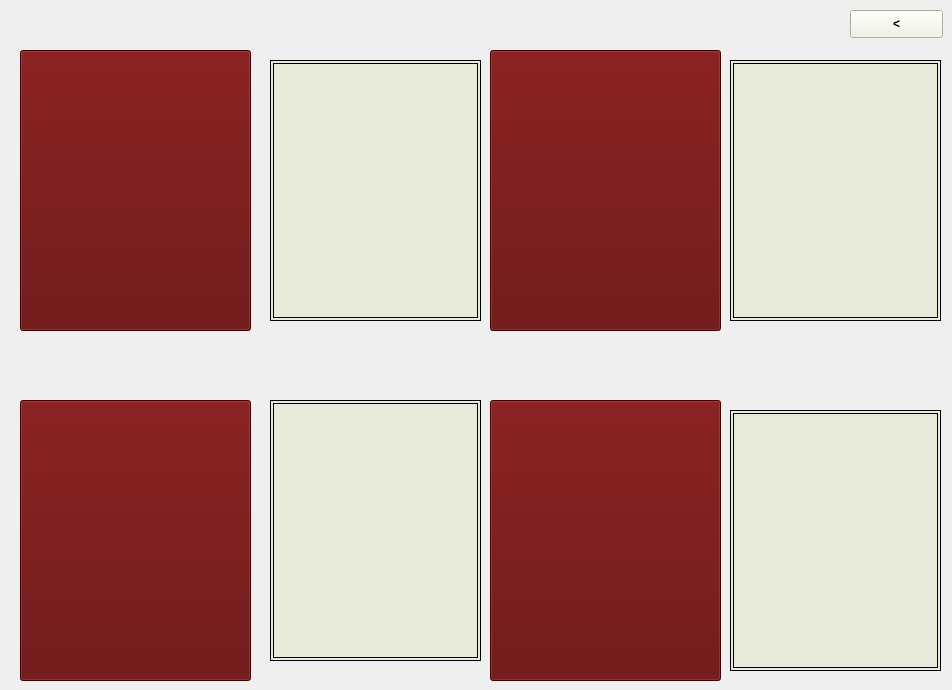
     <widget class="QWidget" name="tab_7">
      <attribute name="title">
       <string>FİLMLER</string>
      </attribute>
      <widget class="QPushButton" name="pushButton">
       <property name="geometry">
        <rect>
         <x>20</x>
         <y>50</y>
         <width>231</width>
         <height>281</height>
        </rect>
       </property>
       <property name="styleSheet">
        <string notr="true">background-color: rgb(94, 0, 0);</string>
       </property>
       <property name="text">
        <string/>
       </property>
       <property name="icon">
        <iconset resource="res.qrc">
         <normaloff>:/image/img1.png</normaloff>:/image/img1.png</iconset>
       </property>
       <property name="iconSize">
        <size>
         <width>300</width>
         <height>300</height>
        </size>
       </property>
      </widget>
      <widget class="QPushButton" name="pushButton_2">
       <property name="geometry">
        <rect>
         <x>490</x>
         <y>400</y>
         <width>231</width>
         <height>281</height>
        </rect>
       </property>
       <property name="styleSheet">
        <string notr="true">background-color: rgb(94, 0, 0);</string>
       </property>
       <property name="text">
        <string/>
       </property>
       <property name="icon">
        <iconset resource="res.qrc">
         <normaloff>:/image/img3.jpg</normaloff>:/image/img3.jpg</iconset>
       </property>
       <property name="iconSize">
        <size>
         <width>300</width>
         <height>300</height>
        </size>
       </property>
      </widget>
      <widget class="QPushButton" name="pushButton_3">
       <property name="geometry">
        <rect>
         <x>490</x>
         <y>50</y>
         <width>231</width>
         <height>281</height>
        </rect>
       </property>
       <property name="styleSheet">
        <string notr="true">background-color: rgb(94, 0, 0);</string>
       </property>
       <property name="text">
        <string/>
       </property>
       <property name="icon">
        <iconset resource="res.qrc">
         <normaloff>:/image/img2.jpg</normaloff>:/image/img2.jpg</iconset>
       </property>
       <property name="iconSize">
        <size>
         <width>300</width>
         <height>300</height>
        </size>
       </property>
      </widget>
      <widget class="QPushButton" name="pushButton_11">
       <property name="geometry">
        <rect>
         <x>20</x>
         <y>400</y>
         <width>231</width>
         <height>281</height>
        </rect>
       </property>
       <property name="styleSheet">
        <string notr="true">background-color: rgb(94, 0, 0);</string>
       </property>
       <property name="text">
        <string/>
       </property>
       <property name="icon">
        <iconset resource="res.qrc">
         <normaloff>:/image/img0.png</normaloff>:/image/img0.png</iconset>
       </property>
       <property name="iconSize">
        <size>
         <width>300</width>
         <height>300</height>
        </size>
       </property>
      </widget>
      <widget class="QTextEdit" name="textEdit">
       <property name="geometry">
        <rect>
         <x>270</x>
         <y>60</y>
         <width>211</width>
         <height>261</height>
        </rect>
       </property>
       <property name="styleSheet">
        <string notr="true">background-color: rgb(226, 231, 204,150);
width: 200px;
	height: 200px;

	border:4px double #000;</string>
       </property>
      </widget>
      <widget class="QTextEdit" name="textEdit_2">
       <property name="geometry">
        <rect>
         <x>270</x>
         <y>400</y>
         <width>211</width>
         <height>261</height>
        </rect>
       </property>
       <property name="styleSheet">
        <string notr="true">background-color: rgb(226, 231, 204,150);

width: 200px;
	height: 200px;

	border:4px double #000;</string>
       </property>
      </widget>
      <widget class="QTextEdit" name="textEdit_3">
       <property name="geometry">
        <rect>
         <x>730</x>
         <y>410</y>
         <width>211</width>
         <height>261</height>
        </rect>
       </property>
       <property name="styleSheet">
        <string notr="true">background-color: rgb(226, 231, 204,150);

width: 200px;
	height: 200px;

	border:4px double #000;</string>
       </property>
      </widget>
      <widget class="QTextEdit" name="textEdit_4">
       <property name="geometry">
        <rect>
         <x>730</x>
         <y>60</y>
         <width>211</width>
         <height>261</height>
        </rect>
       </property>
       <property name="styleSheet">
        <string notr="true">background-color: rgb(226, 231, 204,150);

width: 200px;
	height: 200px;

	border:4px double #000;</string>
       </property>
      </widget>
      <widget class="QPushButton" name="pushButton_15">
       <property name="geometry">
        <rect>
         <x>850</x>
         <y>10</y>
         <width>93</width>
         <height>28</height>
        </rect>
       </property>
       <property name="font">
        <font>
         <weight>75</weight>
         <italic>false</italic>
         <bold>true</bold>
        </font>
       </property>
       <property name="styleSheet">
        <string notr="true">background-color: rgb(244, 241, 223);</string>
       </property>
       <property name="text">
        <string>&lt;</string>
       </property>
      </widget>
     </widget>
